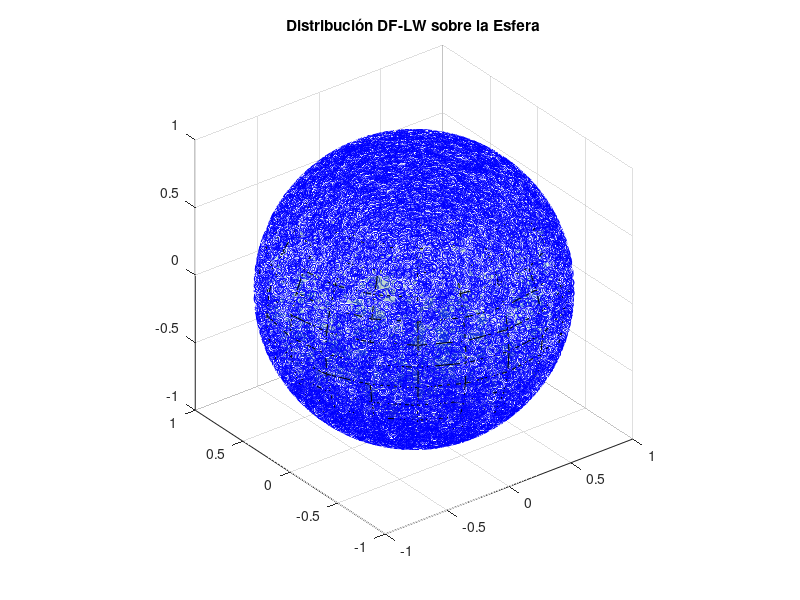

Here is the MATLAB script that generated this plot:
%------------------------------------------------------------------------------------------------
%GENERACIÓN DE UNA VARIABLE ALEATORIA SEGÚN LA DISTRIBUCIÓN DIMROTH-WATSON (DW)
%USANDO EL METODO DE LW
%-----------------------------------------------------------------------------------------------

clear all

gamma = 3; % Parámetro de concentración, puede ser cualquier valor de R
n = 25000; % Número de muestras a generar

X=[]; %Inicializamos un vector vacío donde guardaremos las muestras
phi=[];

if gamma >0  % Bipolar
    rho = (4*gamma) / (2*gamma + 3 + sqrt((2*gamma + 3)^2 - 16*gamma));
    r = (3*rho/(2*gamma))^3 * exp(-3 + 2*gamma/rho);
    while length(X)< n
        U1=rand(n,1); U2=rand(n,1);
        S0= U1.^2./(1-rho*(1-U1.^2)); 
        V=r*U2.^2./((1-rho*S0).^3);

        S1= S0(V<=exp(2.*S0*gamma));%Criterio de aceptación-rechazo
        theta= acos(sqrt(S1));
        U3=rand(length(S1),1);
        X1= cos(pi-theta);
        X1 = X1.*((U3<1/2)-(U3>=1/2)); %Simetria respecto al ecuador
        phi0 = 4*pi.*U3.*(U3<1/2)+2*pi.*(2.*U3-1);
        X = [X; X1]; % Añadir las muestras aceptadas al conjunto X
        phi=[phi; phi0]; 
    end
    phi=phi(1:n);

else %Girdle
     b=exp(2*gamma)-1;
        while length(X) < n
        U1= rand(n,1); U2= rand(n,1);
        V=log(1+U1*b)/gamma;
        xi=2*pi*U2;
        c=cos(xi);
        S1=V.*c.^2;      S2=V-S1;

        Aux=logical((S1<=1).*(S2<=1)); %Criterio de aceptación-rechazo
        S1=S1(Aux);      S2=S2(Aux);
        X1=sqrt(V).*c;   X2=sin(xi);
        X3=[X1(Aux);X2(Aux)];
        X=[X;X3(:)]; % Añadir las muestras aceptadas al conjunto X
        end
    phi=2*pi*rand(n,1);

end
%Corresponde al cos(polar)
% Asegurar que solo tenemos exactamente n muestras
X = X(1:n);

%Construimos el vector final Y
sx=sqrt(1-X.^2); %Corresponde al sin(polar)
Y=[cos(phi).*sx,sin(phi).*sx,X];

 % Graficar las muestras en una esfera (S_{2})
    figure;
    x=Y(:,1); y=Y(:,2); z=Y(:,3); 
    plot3(x,y,z,'bo')
    title('Distribución DF-LW sobre la Esfera')
    hold on
    [x2,y2,z2] = sphere;
    obj= surf(x2,y2,z2);
    set(obj,'FaceAlpha',0.2)
    axis equal;
    grid on;
    hold off
